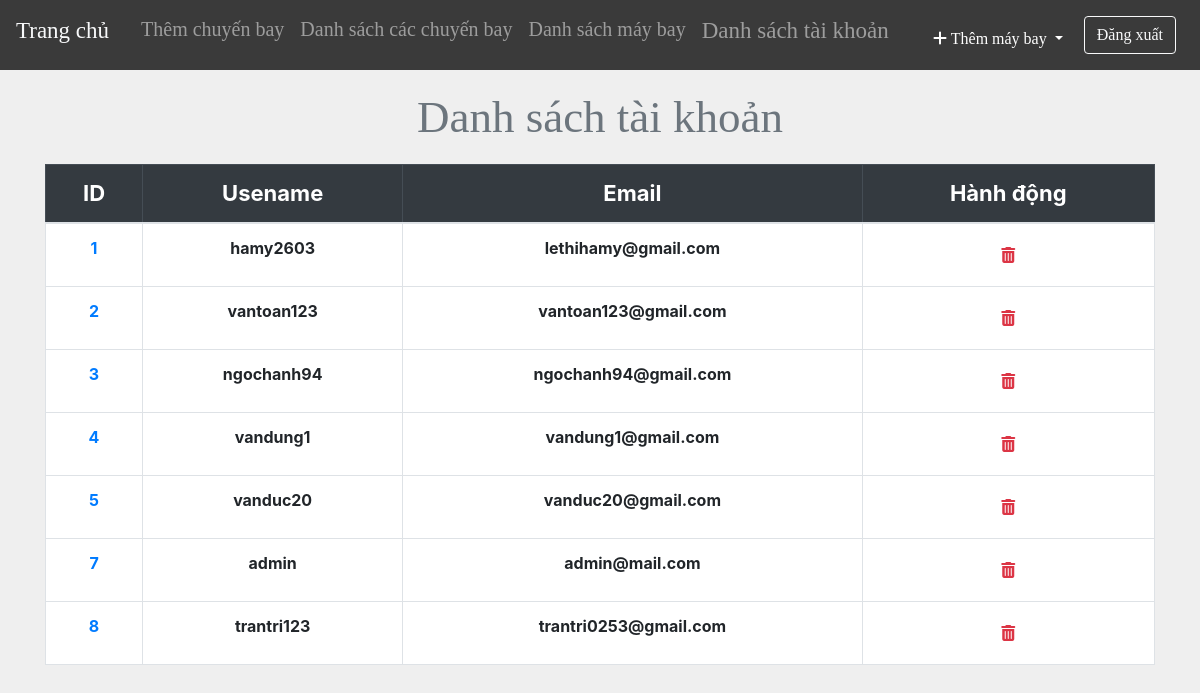
The page /admin/customer.php (signed in) on the database its author committed.
### tables this page shows
CREATE TABLE `users` (
  `user_id` int(11) NOT NULL,
  `username` varchar(20) NOT NULL,
  `email` varchar(50) NOT NULL,
  `password` varchar(100) NOT NULL,
  `firstname` varchar(100),
  `midname` varchar(100),
  `lastname`varchar(100),
  `phone` varchar(100),
  `date` datetime
);

### admin/customer.php (the view, shortened to what this page needs)
<?php include_once 'header.php'; ?>
<?php include_once 'footer.php';
require '../helpers/init_conn_db.php';?>
    <main>
        <?php if(isset($_SESSION['adminId'])) { ?>
          <div class="container-md mt-2">
            <h1 class="display-4 text-center text-secondary"
              >Danh sách tài khoản</h1>
            <table class="table table-bordered">
              <thead class="table-dark">
                <tr>
                  <th scope="col">ID</th>
                  <th scope="col">Usename</th>
                  <th scope="col">Email</th>
                  <th scope="col">Hành động</th>
                </tr>
              </thead>
              <tbody>
                <?php
                $sql = 'SELECT * FROM users ORDER BY user_id ASC';
                $stmt = mysqli_stmt_init($conn);
                mysqli_stmt_prepare($stmt,$sql);
                mysqli_stmt_execute($stmt);
                $result = mysqli_stmt_get_result($stmt);
                while ($row = mysqli_fetch_assoc($result)) {
                  echo "
                  <tr class='text-center'>
                    <td scope='row'>
                      <a href='pass_list.php?user_id=".$row['user_id']."'>
                      ".$row['user_id']." </a> </td>
                    <td>".$row['username']."</td>
                    <td>".$row['email']."</td>
                    <td>
                    <form action='customer.php' method='post'>
                    <input name='user_id' type='hidden' value=".$row['user_id'].">
                    <button  class='btn' type='submit' name='del_customer'>
                    <i class='text-danger fa fa-trash'></i></button>
                    </td>
                  </form>
                  </tr>
                  ";
                }
                ?>
              </tbody>
            </table>
          </div>
        <?php } ?>
    </main>

### admin/customer.php (style rules this page uses)
table { background-color: white; }
h1 { margin-top: 20px; margin-bottom: 20px; font-family: "Times New Roman"; text-align: center; font-size: 45px !important; font-weight: lighter; }
body { background-color: #efefef; }
th { font-size: 22px; text-align: center; }
td { margin-top: 10px !important; font-size: 16px; font-weight: bold; text-align: center; font-family: "Times New Roman", !important; }

### rows shown on the page
users: user_id "1", username "hamy2603", email "lethihamy@gmail.com"
users: user_id "2", username "vantoan123", email "vantoan123@gmail.com"
users: user_id "3", username "ngochanh94", email "ngochanh94@gmail.com"
users: user_id "4", username "vandung1", email "vandung1@gmail.com"
users: user_id "5", username "vanduc20", email "vanduc20@gmail.com"
users: user_id "7", username "admin", email "admin@mail.com"
users: user_id "8", username "trantri123", email "trantri0253@gmail.com"
